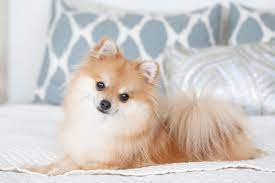
#> input picture data/dog2.jpeg, 275 x 183 px, found by its file name
$ jupyter execute move_from_img.ipynb
#> lines starting #> are read from the running program, lines starting #| are printed output that depends on the picture; after the words box and inside, x2 and y2 are one past the last pixel; in counts of white or black regions, pixels touching at a corner belong together
move particular area from the image

[cell 1]
import cv2
import numpy as np
import os
#----------------------------------------------------------
def click_event(event ,x, y, flages, param):
    if event==cv2.EVENT_LBUTTONDOWN:
        text=str(x)+","+str(y)
        cv2.putText(img, text, (x, y),cv2.FONT_HERSHEY_COMPLEX, 2, (255, 0, 255), 2)
        cv2.imshow("dog", img)
#--------------------------------------------------------

img= cv2.imread('data/dog2.jpeg')
#> img is the input picture: shape (183, 275, 3); mean B, G, R 198.3, 202, 208.6
img1=cv2.imread('data/dog1.jpeg')
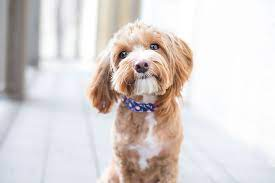
#> input picture data/dog1.jpeg, 275 x 183 px, found by its file name
#> img1 is the input picture: shape (183, 275, 3); mean B, G, R 209.6, 210.9, 218.2
dst=cv2.add(img, img1)
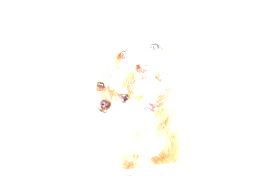
#> dst: shape (183, 275, 3); mean B, G, R 252.1, 254, 254.8
dst=cv2.addWeighted(img, 0.2, img1, 0.3,30) #to add with ratio
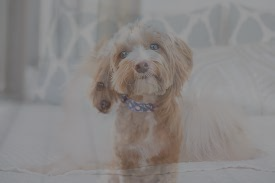
#> dst: shape (183, 275, 3); mean B, G, R 132.5, 133.7, 137.2

img=cv2.resize(img,(512,512)) #for resize
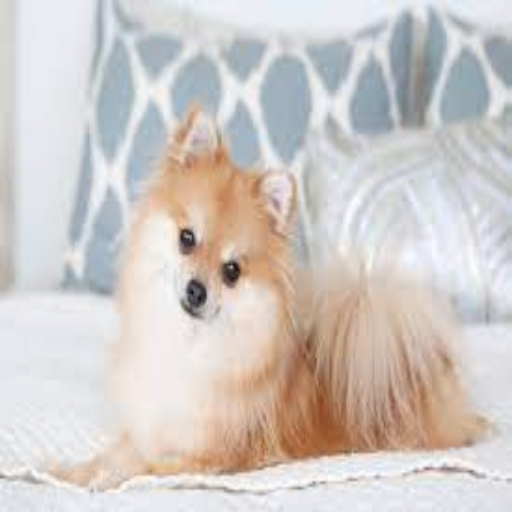
#> img: shape (512, 512, 3); mean B, G, R 198.2, 201.9, 208.5
img1=cv2.resize(img1,(512,512))
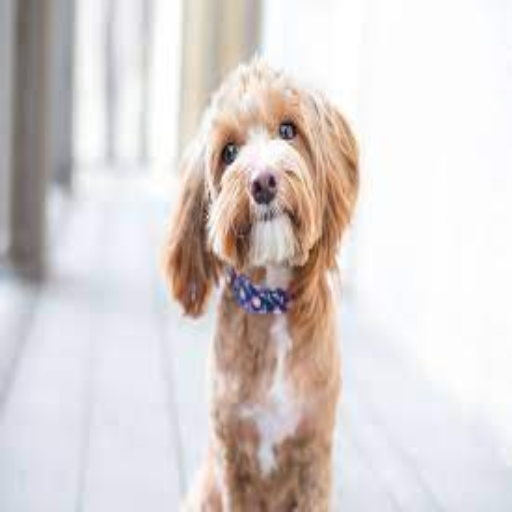
#> img1: shape (512, 512, 3); mean B, G, R 209.5, 210.8, 218.1
dst=cv2.resize(dst, (512, 512))
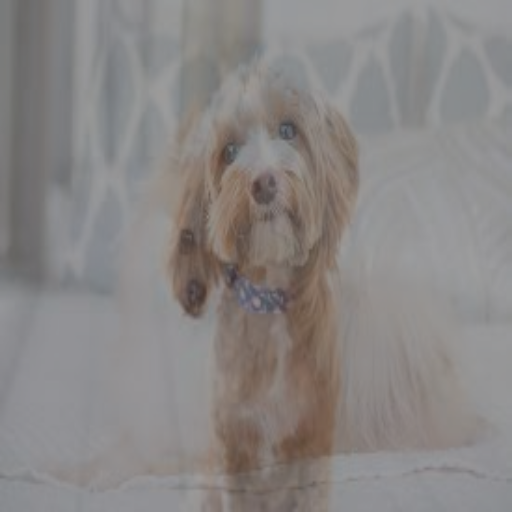
#> dst: shape (512, 512, 3); mean B, G, R 132.4, 133.6, 137.1
cv2.imshow("the dst",dst)
#_______________________-
#move particular area
face= img[150:260,118:318]
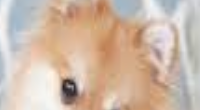
#> face: shape (110, 200, 3); mean B, G, R 167.6, 184.6, 206.7
img[10:120,20:220]=face
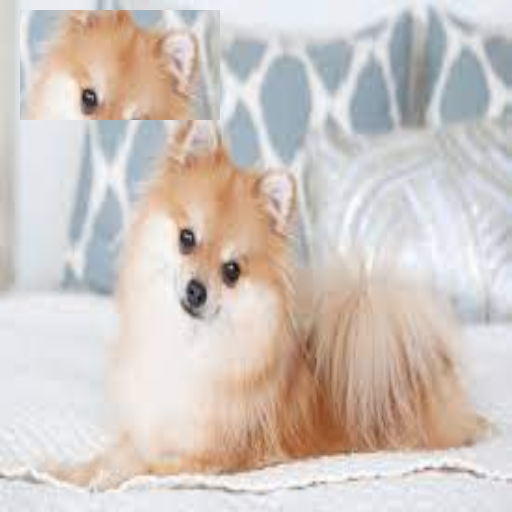
#> img: shape (512, 512, 3); 8.39% of pixels changed, all inside (x1, y1, x2, y2) = (20, 10, 220, 120)
#_________________________________-
cv2.imshow("dog", img)
cv2.setMouseCallback("dog", click_event)
cv2.waitKey(0)
cv2.destroyAllWindows
